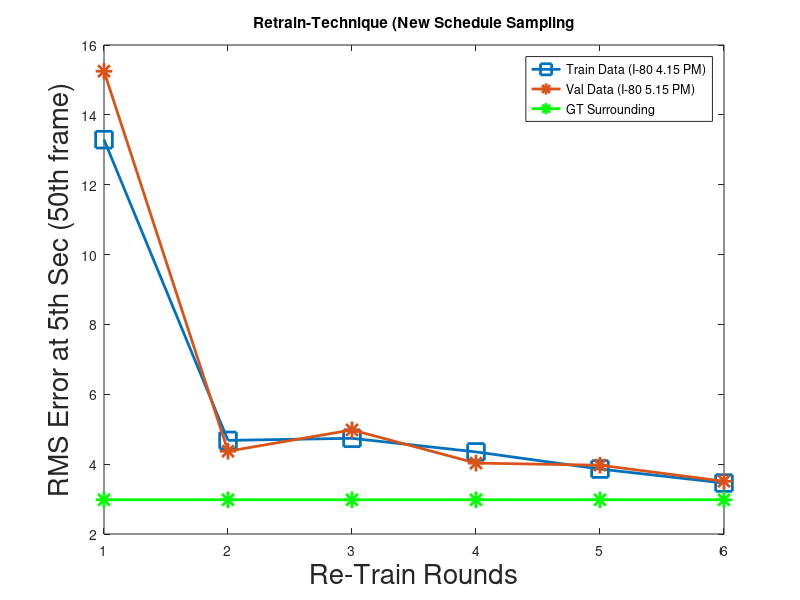

Source code (MATLAB): (Note: this script raises an error after producing the figure.)
clc
close all
clear all

% mnor grid alpha change....

%%%%%%%%%%%%%%%%%%%%%%%%%%%%
% %%%%%%%NGSIM%%%%%%%%%%%%%%
%%%%%%%%%%%%%%%%%%%%%%%%%%%

%%%%%%%%%%%%%%%%%%%%%%%%%%%%%%%%%%%%%%%%%%%%%%%%%%%%%%%%%%%%%%%%%%%%%%%%%%
%%%%%%%%%%%%%%%% Full Horizon Plot %%%%%%%%%%%%%%%%%%%%%%%%%%%%%%%%%%%%%%%
%%%%%%%%%%%%%%%%%%%%%%%%%%%%%%%%%%%%%%%%%%%%%%%%%%%%%%%%%%%%%%%%%%%%%%%%%%

% % Round One
% roundOneAll = [0.14,0.22,0.28,0.34,0.41,0.49,0.58,0.67,0.77,0.88,0.99, ...
% 1.11,1.23,1.35,1.48,1.62,1.76,1.91,2.06,2.21,2.37, ...
% 2.54,2.71,2.89,3.07,3.26,3.45,3.65,3.85,4.06,4.27, ...
% 4.49,4.71,4.94,5.17,5.4,5.64,5.88,6.13,6.39,6.64, ...
% 6.9,7.17,7.44,7.71,7.99,8.27,8.55,8.84,9.14];
% roundOne = [roundOneAll(1), roundOneAll(10), roundOneAll(20), roundOneAll(30), roundOneAll(40), roundOneAll(50)];
% t1 = linspace(0,5,length(roundOne));
% 
% % Round Two
% roundTwoAll = [0.21,0.74,0.92,1.02,1.1,1.21,1.34,1.49,1.64,1.81,1.98,...
% 2.16,2.35,2.54,2.75,2.95,3.16,3.38,3.6,3.83,4.06,...
% 4.3,4.54,4.79,5.04,5.29,5.54,5.8,6.07,6.33,6.6,...
% 6.87,7.14,7.41,7.68,7.96,8.24,8.51,8.79,9.07,9.35,...
% 9.63,9.9,10.18,10.46,10.75,11.03,11.31,11.59,11.88];
% roundTwo = [roundTwoAll(1), roundTwoAll(10), roundTwoAll(20), roundTwoAll(30), roundTwoAll(40), roundTwoAll(50)];
% t2 = linspace(0,5,length(roundTwo));
% 
% % Round Three
% roundThreeAll = [0.24,0.24,0.27,0.33,0.39,0.44,0.49,0.53,0.58,0.63,0.68, ...
% 0.73,0.78,0.84,0.89,0.95,1.01,1.07,1.13,1.19,1.26, ...
% 1.32,1.39,1.45,1.52,1.59,1.66,1.73,1.81,1.88,1.95, ...
% 2.03,2.1,2.18,2.26,2.34,2.42,2.5,2.59,2.68,2.77, ...
% 2.86,2.96,3.05,3.15,3.26,3.37,3.48,3.59,3.71];
% roundThree = [roundThreeAll(1), roundThreeAll(10), roundThreeAll(20), roundThreeAll(30), roundThreeAll(40), roundThreeAll(50)];
% t3 = linspace(0,5,length(roundThree));
% 
% 
% % Round Four
% roundFourAll = [0.21,0.19,0.2,0.22,0.24,0.28,0.32,0.36,0.4,0.44,0.48, ...
% 0.52,0.56,0.61,0.66,0.71,0.76,0.82,0.88,0.94,1.0, ...
% 1.07,1.14,1.22,1.3,1.38,1.46,1.55,1.64,1.74,1.84, ...
% 1.94,2.04,2.15,2.27,2.38,2.5,2.62,2.74,2.87,3.01, ...
% 3.14,3.27,3.41,3.55,3.69,3.84,3.99,4.14,4.29];
% roundFour = [roundFourAll(1), roundFourAll(10), roundFourAll(20), roundFourAll(30), roundFourAll(40), roundFourAll(50)];
% t4 = linspace(0,5,length(roundFour));
% 
% 
% % Round Five
% roundFiveAll = [0.17,0.16,0.16,0.18,0.19,0.21,0.24,0.27,0.3,0.33,0.37, ...
% 0.4,0.44,0.48,0.51,0.56,0.6,0.65,0.7,0.75,0.81, ...
% 0.86,0.92,0.99,1.05,1.12,1.19,1.26,1.34,1.42,1.5, ...
% 1.58,1.66,1.75,1.83,1.92,2.0,2.09,2.18,2.27,2.36, ...
% 2.46,2.55,2.65,2.75,2.86,2.96,3.07,3.19,3.3];
% roundFive = [roundFiveAll(1), roundFiveAll(10), roundFiveAll(20), roundFiveAll(30), roundFiveAll(40), roundFiveAll(50)];
% t5 = linspace(0,5,length(roundFive));
% 
% % Round Six
% roundSixAll = [0.15,0.14,0.14,0.15,0.16,0.17,0.19,0.21,0.22,0.25,0.27, ...
% 0.29,0.32,0.35,0.37,0.4,0.43,0.47,0.5,0.54,0.58, ...
% 0.63,0.68,0.73,0.78,0.84,0.9,0.96,1.03,1.1,1.17, ...
% 1.25,1.32,1.4,1.49,1.57,1.66,1.75,1.84,1.94,2.03, ...
% 2.13,2.24,2.34,2.45,2.56,2.67,2.79,2.91,3.03];
% roundSix = [roundSixAll(1), roundSixAll(10), roundSixAll(20), roundSixAll(30), roundSixAll(40), roundSixAll(50)];
% t6 = linspace(0,5,length(roundSix));
% 
% % Round Seven
% roundSevenAll = [0.13,0.12,0.12,0.12,0.13,0.15,0.16,0.17,0.19,0.2,0.22, ...
% 0.24,0.26,0.28,0.3,0.32,0.35,0.38,0.4,0.43,0.47, ...
% 0.5,0.54,0.58,0.62,0.66,0.71,0.76,0.82,0.87,0.93, ...
% 0.99,1.06,1.12,1.19,1.26,1.34,1.41,1.49,1.57,1.65, ...
% 1.73,1.81,1.9,1.99,2.08,2.18,2.28,2.38,2.49];
% roundSeven = [roundSevenAll(1), roundSevenAll(10), roundSevenAll(20), roundSevenAll(30), roundSevenAll(40), roundSevenAll(50)];
% t7 = linspace(0,5,length(roundSeven));
% 
% 
% 
% % plots
% plot(t1,roundOne, '-^', 'LineWidth',2, 'MarkerSize',12)
% hold on
% plot(t2,roundTwo, '-h', 'LineWidth',2, 'MarkerSize',12)
% hold on
% plot(t3,roundThree, '-*', 'LineWidth',2, 'MarkerSize',12)
% hold on
% plot(t4,roundFour, '-o', 'LineWidth',2, 'MarkerSize',12)
% hold on
% plot(t5,roundFive, '-d', 'LineWidth',2, 'MarkerSize',12)
% hold on
% plot(t6,roundSix, '-p', 'LineWidth',2, 'MarkerSize',12)
% hold on
% plot(t7,roundSeven, '-s', 'LineWidth',2, 'MarkerSize',12)
% hold on
% 
% % Plot params
% xlabel('Time (Sec)', 'FontSize', 15);
% ylabel('RMS Error (m)', 'FontSize', 15);
% % lgd = legend('CV', 'Network', 'PFilter(Pose+Motion)', 'PFilter(Pose+TrueMotion)', 'PFilter(Pose+Motion+RegenParticles)');
% lgd = legend('Round-One', 'Round-Two', 'Round-Three', 'Round-Four', 'Round-Five', 'Round-Six', 'Round-Seven');
% lgd.FontSize = 13;
% a = get(gca,'XTickLabel');  
% set(gca,'XTickLabel',a,'fontsize',15)
% a = get(gca,'YTickLabel');  
% set(gca,'YTickLabel',a,'fontsize',15)
% grid on
% ax=gca;
% ax.GridAlpha=0.95;
% grid minor
% ax=gca;
% ax.GridAlpha=0.95;



%%%%%%%%%%%%%%%%%%%%%%%%%%%%%%%%%%%%%%%%%%%%%%%%%%%%%%%%%%%%%%%%%%%%%%%%%%
%%%%%%%%%%%%%%%% Only End Horizon Plot %%%%%%%%%%%%%%%%%%%%%%%%%%%%%%%%%%
%%%%%%%%%%%%%%%%%%%%%%%%%%%%%%%%%%%%%%%%%%%%%%%%%%%%%%%%%%%%%%%%%%%%%%%%%%

% End Horizon Plot agaist rounds
endHorizonAgaistRoundsTrain = [13.29, 4.68, 4.74, 4.35, 3.86, 3.46];
endHorizonAgaistRoundsVal = [15.25, 4.37, 4.98, 4.03, 3.97, 3.51];
GTSurrounding = [2.98,2.98,2.98,2.98,2.98,2.98];
rounds = [1,2,3,4,5,6];
% plots

plot(rounds,endHorizonAgaistRoundsTrain, '-s', 'LineWidth',2, 'MarkerSize',12)
hold on
plot(rounds,endHorizonAgaistRoundsVal, '-*', 'LineWidth',2, 'MarkerSize',12)
hold on
plot(rounds,GTSurrounding, '-*', 'LineWidth',2, 'MarkerSize',12, 'color', 'g')
hold on 

% Plot params
xlabel('Re-Train Rounds', 'FontSize', 20);
ylabel('RMS Error at 5th Sec (50th frame)', 'FontSize', 20);
title('Retrain-Technique (New Schedule Sampling');
lgd = legend('Train Data (I-80 4.15 PM)', 'Val Data (I-80 5.15 PM)', 'GT Surrounding');
lgd.FontSize = 15;
a = get(gca,'XTickLabel');  
set(gca,'XTickLabel',a,'fontsize',15)
a = get(gca,'YTickLabel');  
set(gca,'YTickLabel',a,'fontsize',15)
grid on
ax=gca;
ax.GridAlpha=0.95;
grid minor
ax=gca;
ax.GridAlpha=0.95;